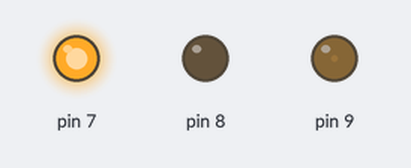
A sketch run on a simulated Arduino Uno, built with avr-gcc and run on an emulated ATmega328P. On the bench: output pins drawn as LEDs (lit = HIGH).

Above: at 0.1 s.
At 1.3 s:
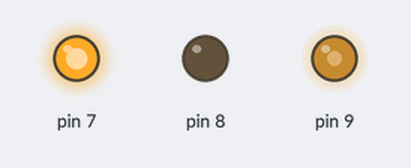
At 2.5 s:
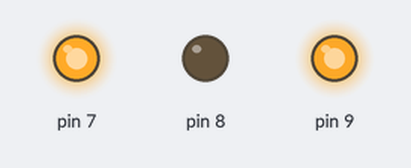
At 5.2 s:
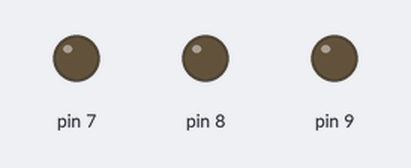
Timing chart, 0 to 6.7 s (numbered marks = the images above):
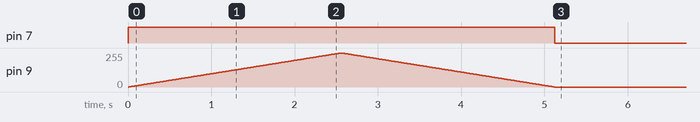

The sketch:

RodaViva.ino
```cpp
void setup() {
  pinMode(7, OUTPUT);
  pinMode(8, OUTPUT);
  pinMode(9, OUTPUT);

  digitalWrite(7, HIGH);
  digitalWrite(8, LOW);

  for(int vel = 0; vel <= 255; vel++) {
    analogWrite(9, vel);
    delay(10);
  }

  for(int vel = 255; vel >= 0; vel--) {
    analogWrite(9, vel);
    delay(10);
  }

  digitalWrite(7, LOW);
  digitalWrite(8, LOW);
}

void loop() {
}
```
